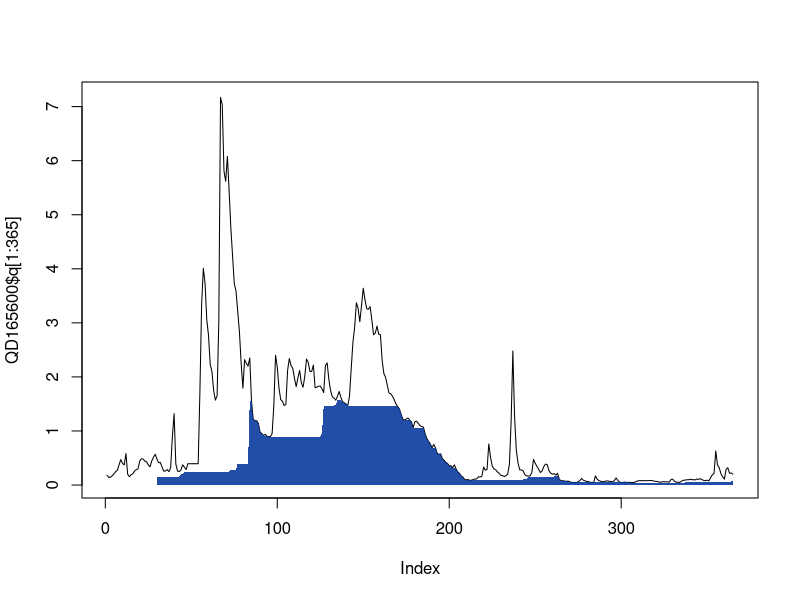
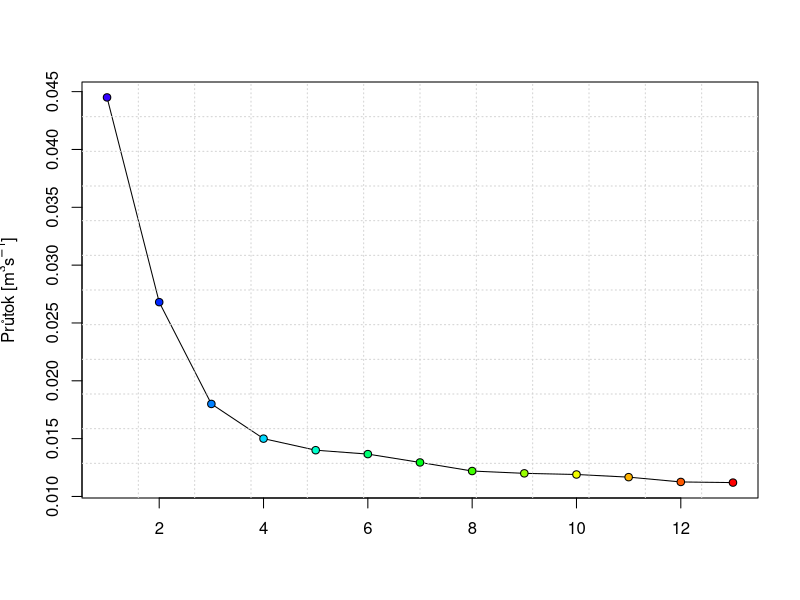

Recreate these plots in R, in order.
## ---- chunk 1
QD165600 <- read.csv("data/QD_165600/QD_165600_Data.csv", header = FALSE)
names(QD165600) <- c("id", "var", "year", "month", "day" ,"q")
head(QD165600, 5)
## ---- chunk 2
1
## ---- chunk 3
klouzave_minimum <- function(x, n = 30) {
  result <- numeric(length(x) - n + 1)
  for(i in 1:(length(x) - n + 1)) {
    result[i] <- min(x[i:(i + n - 1)])
  }
  return(result)
}
## ---- chunk 4
x_vals <- 30:365
# Calculate the moving minima (assuming klouzave_minimum works similarly to your custom function)
y_vals <- klouzave_minimum(QD165600$q[1:365])
plot(QD165600$q[1:365], type = "l")
# points(QD165600$q[1:365], pch = 21)
polygon(x = c(x_vals, rev(x_vals)),             # x coordinates go forward and then backward
  y = c(y_vals, rep(0, length(y_vals))), col = "#003399DD", border = NA)

## ---- chunk 5

## ---- chunk 6
M <- c(seq(from = 30, to = 330, by = 30), 355, 364)
Mdenni <- quantile(x = QD165600$q, probs = 1/(M-1))

plot(Mdenni, 
     type = "n", 
     xlab = "", 
     ylab = expression(paste("Průtok [", m^3*s^-1, "]")))
lines(Mdenni)
grid(nx = 12, equilogs = FALSE)
points(Mdenni, pch = 21, bg = rev(rainbow(13, end = 0.7)))

## ---- chunk 7
x <- rnorm(n = 10, mean = 1.25, sd = 5.36)
mean(x)
sum(x)
median(x)
IQR(x)
fivenum(x)
